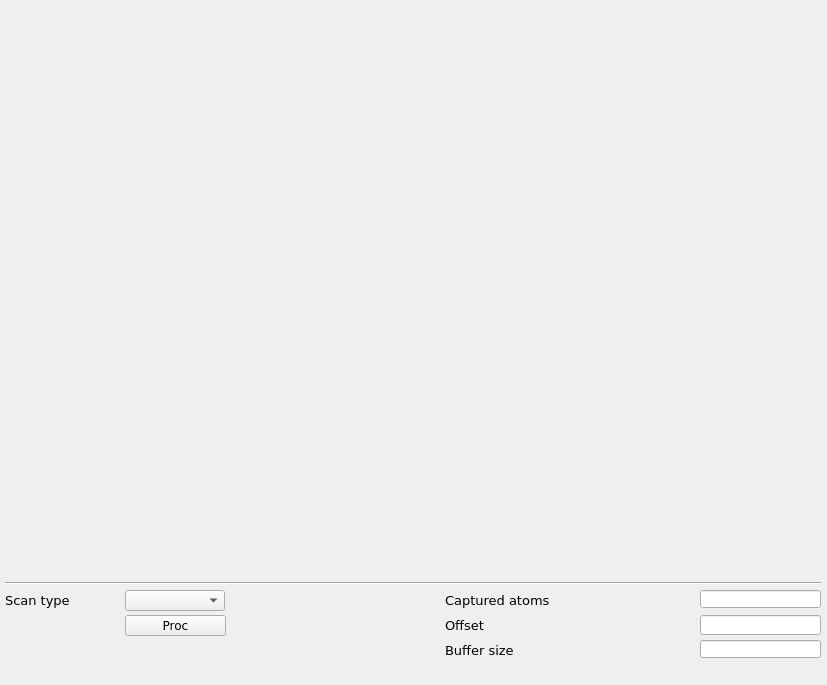
<?xml version="1.0" encoding="UTF-8"?>
<ui version="4.0">
 <class>mainWindow</class>
 <widget class="QMainWindow" name="mainWindow">
  <property name="geometry">
   <rect>
    <x>0</x>
    <y>0</y>
    <width>827</width>
    <height>685</height>
   </rect>
  </property>
  <property name="windowTitle">
   <string/>
  </property>
  <property name="Title" stdset="0">
   <string>$(BPM)</string>
  </property>
  <widget class="QWidget" name="centralwidget">
   <widget class="caCartesianPlot" name="caCartesianPlot">
    <property name="geometry">
     <rect>
      <x>4</x>
      <y>10</y>
      <width>816</width>
      <height>561</height>
     </rect>
    </property>
    <property name="font">
     <font>
      <family>Sans</family>
      <pointsize>8</pointsize>
     </font>
    </property>
    <property name="Title" stdset="0">
     <string notr="true">SUM signal</string>
    </property>
    <property name="TitleX">
     <string notr="true">Bunches</string>
    </property>
    <property name="TitleY">
     <string notr="true">Arbitrary units</string>
    </property>
    <property name="channels_1" stdset="0">
     <string notr="true">;$(BPM):bunch.Sum</string>
    </property>
    <property name="Style_1">
     <enum>caCartesianPlot::Lines</enum>
    </property>
    <property name="symbol_1">
     <enum>caCartesianPlot::Star1</enum>
    </property>
    <property name="color_1">
     <color>
      <red>255</red>
      <green>170</green>
      <blue>0</blue>
     </color>
    </property>
    <property name="channels_2" stdset="0">
     <string notr="true"/>
    </property>
    <property name="symbol_2">
     <enum>caCartesianPlot::Star2</enum>
    </property>
    <property name="color_2">
     <color>
      <red>6</red>
      <green>0</green>
      <blue>255</blue>
     </color>
    </property>
    <property name="plotMode">
     <enum>caCartesianPlot::PlotNPointsAndStop</enum>
    </property>
    <property name="countNumOrChannel" stdset="0">
     <string notr="true"/>
    </property>
    <property name="triggerChannel" stdset="0">
     <string notr="true"/>
    </property>
    <property name="foreground">
     <color alpha="0">
      <red>255</red>
      <green>255</green>
      <blue>255</blue>
     </color>
    </property>
    <property name="gridColor">
     <color>
      <red>0</red>
      <green>0</green>
      <blue>0</blue>
     </color>
    </property>
    <property name="XaxisScaling" stdset="0">
     <enum>caCartesianPlot::Auto</enum>
    </property>
    <property name="XaxisLimits">
     <string>0;100</string>
    </property>
    <property name="YaxisLimits">
     <string>-1000000;-900000</string>
    </property>
   </widget>
   <widget class="Line" name="line_2">
    <property name="geometry">
     <rect>
      <x>5</x>
      <y>575</y>
      <width>816</width>
      <height>16</height>
     </rect>
    </property>
    <property name="orientation">
     <enum>Qt::Horizontal</enum>
    </property>
   </widget>
   <widget class="QLabel" name="label_22">
    <property name="geometry">
     <rect>
      <x>445</x>
      <y>615</y>
      <width>116</width>
      <height>20</height>
     </rect>
    </property>
    <property name="font">
     <font>
      <family>DejaVu Sans</family>
      <pointsize>10</pointsize>
     </font>
    </property>
    <property name="text">
     <string>Offset</string>
    </property>
   </widget>
   <widget class="caLineEdit" name="calineedit_34">
    <property name="geometry">
     <rect>
      <x>700</x>
      <y>590</y>
      <width>121</width>
      <height>18</height>
     </rect>
    </property>
    <property name="sizePolicy">
     <sizepolicy hsizetype="Preferred" vsizetype="Preferred">
      <horstretch>0</horstretch>
      <verstretch>0</verstretch>
     </sizepolicy>
    </property>
    <property name="font">
     <font>
      <family>DejaVu Sans</family>
      <pointsize>11</pointsize>
      <stylestrategy>PreferDefault</stylestrategy>
     </font>
    </property>
    <property name="alignment">
     <set>Qt::AlignRight|Qt::AlignTrailing|Qt::AlignVCenter</set>
    </property>
    <property name="channel" stdset="0">
     <string notr="true">$(BPM):bunch:captured_atoms</string>
    </property>
    <property name="background">
     <color>
      <red>255</red>
      <green>255</green>
      <blue>255</blue>
     </color>
    </property>
    <property name="colorMode">
     <enum>caLineEdit::Static</enum>
    </property>
   </widget>
   <widget class="caLineEdit" name="calineedit_35">
    <property name="geometry">
     <rect>
      <x>700</x>
      <y>640</y>
      <width>121</width>
      <height>18</height>
     </rect>
    </property>
    <property name="sizePolicy">
     <sizepolicy hsizetype="Preferred" vsizetype="Preferred">
      <horstretch>0</horstretch>
      <verstretch>0</verstretch>
     </sizepolicy>
    </property>
    <property name="font">
     <font>
      <family>DejaVu Sans</family>
      <pointsize>11</pointsize>
      <stylestrategy>PreferDefault</stylestrategy>
     </font>
    </property>
    <property name="alignment">
     <set>Qt::AlignRight|Qt::AlignTrailing|Qt::AlignVCenter</set>
    </property>
    <property name="channel" stdset="0">
     <string notr="true">$(BPM):bunch.NGRP</string>
    </property>
    <property name="background">
     <color>
      <red>255</red>
      <green>255</green>
      <blue>255</blue>
     </color>
    </property>
    <property name="colorMode">
     <enum>caLineEdit::Static</enum>
    </property>
   </widget>
   <widget class="QLabel" name="label_19">
    <property name="geometry">
     <rect>
      <x>445</x>
      <y>640</y>
      <width>156</width>
      <height>20</height>
     </rect>
    </property>
    <property name="font">
     <font>
      <family>DejaVu Sans</family>
      <pointsize>10</pointsize>
     </font>
    </property>
    <property name="text">
     <string>Buffer size</string>
    </property>
   </widget>
   <widget class="caTextEntry" name="catextentry_51">
    <property name="geometry">
     <rect>
      <x>700</x>
      <y>615</y>
      <width>121</width>
      <height>20</height>
     </rect>
    </property>
    <property name="font">
     <font>
      <family>DejaVu Sans</family>
      <pointsize>9</pointsize>
      <stylestrategy>PreferDefault</stylestrategy>
     </font>
    </property>
    <property name="alignment">
     <set>Qt::AlignRight|Qt::AlignTrailing|Qt::AlignVCenter</set>
    </property>
    <property name="channel" stdset="0">
     <string notr="true">$(BPM):bunch.OFFS</string>
    </property>
    <property name="background">
     <color>
      <red>230</red>
      <green>230</green>
      <blue>230</blue>
     </color>
    </property>
    <property name="colorMode">
     <enum>caLineEdit::Static</enum>
    </property>
    <property name="precision">
     <number>4</number>
    </property>
    <property name="precisionMode">
     <enum>caLineEdit::Channel</enum>
    </property>
    <property name="maxValue">
     <double>2.000000000000000</double>
    </property>
    <property name="minValue">
     <double>0.100000000000000</double>
    </property>
   </widget>
   <widget class="caMessageButton" name="camessagebutton">
    <property name="geometry">
     <rect>
      <x>125</x>
      <y>615</y>
      <width>101</width>
      <height>21</height>
     </rect>
    </property>
    <property name="font">
     <font>
      <family>DejaVu Sans</family>
      <pointsize>9</pointsize>
     </font>
    </property>
    <property name="text">
     <string>Proc</string>
    </property>
    <property name="flat">
     <bool>false</bool>
    </property>
    <property name="fontScaleMode">
     <enum>EPushButton::WidthAndHeight</enum>
    </property>
    <property name="channel" stdset="0">
     <string notr="true">$(BPM):bunch.PROC</string>
    </property>
    <property name="background">
     <color>
      <red>254</red>
      <green>217</green>
      <blue>188</blue>
     </color>
    </property>
    <property name="pressMessage">
     <string notr="true">1</string>
    </property>
   </widget>
   <widget class="QLabel" name="label_21">
    <property name="geometry">
     <rect>
      <x>5</x>
      <y>590</y>
      <width>101</width>
      <height>20</height>
     </rect>
    </property>
    <property name="font">
     <font>
      <family>DejaVu Sans</family>
      <pointsize>10</pointsize>
     </font>
    </property>
    <property name="styleSheet">
     <string notr="true">color: rgb(0, 0, 0);</string>
    </property>
    <property name="text">
     <string>Scan type</string>
    </property>
   </widget>
   <widget class="QLabel" name="label_23">
    <property name="geometry">
     <rect>
      <x>445</x>
      <y>590</y>
      <width>126</width>
      <height>21</height>
     </rect>
    </property>
    <property name="font">
     <font>
      <family>DejaVu Sans</family>
      <pointsize>10</pointsize>
     </font>
    </property>
    <property name="text">
     <string>Captured atoms</string>
    </property>
   </widget>
   <widget class="caMenu" name="camenu_14">
    <property name="geometry">
     <rect>
      <x>125</x>
      <y>590</y>
      <width>100</width>
      <height>21</height>
     </rect>
    </property>
    <property name="font">
     <font>
      <family>DejaVu Sans</family>
      <pointsize>9</pointsize>
     </font>
    </property>
    <property name="styleSheet">
     <string notr="true">color: rgb(0, 0, 0);</string>
    </property>
    <property name="frame">
     <bool>true</bool>
    </property>
    <property name="channel" stdset="0">
     <string notr="true">$(BPM):bunch.SCAN</string>
    </property>
    <property name="labelDisplay">
     <bool>false</bool>
    </property>
   </widget>
  </widget>
 </widget>
 <customwidgets>
  <customwidget>
   <class>QwtPlot</class>
   <extends>QFrame</extends>
   <header>qwt_plot.h</header>
  </customwidget>
  <customwidget>
   <class>caMenu</class>
   <extends>QComboBox</extends>
   <header>caMenu</header>
  </customwidget>
  <customwidget>
   <class>caTextEntry</class>
   <extends>caLineEdit</extends>
   <header>caTextEntry</header>
  </customwidget>
  <customwidget>
   <class>caMessageButton</class>
   <extends>QPushButton</extends>
   <header>caMessageButton</header>
  </customwidget>
  <customwidget>
   <class>caLineEdit</class>
   <extends>QLineEdit</extends>
   <header>caLineEdit</header>
  </customwidget>
  <customwidget>
   <class>caCartesianPlot</class>
   <extends>QwtPlot</extends>
   <header>caCartesianPlot</header>
   <container>1</container>
  </customwidget>
 </customwidgets>
 <resources/>
 <connections/>
</ui>
